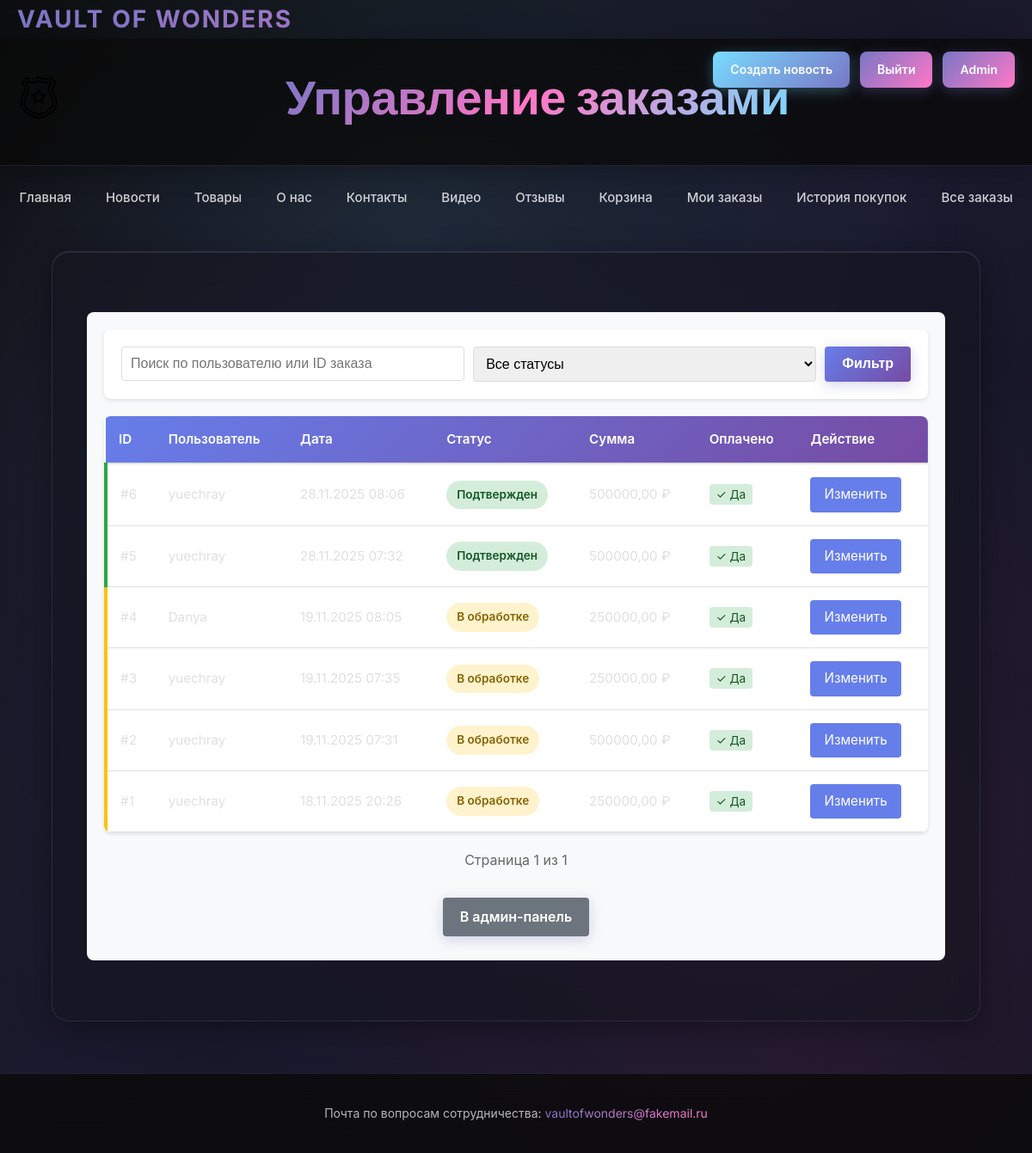
Page /all-orders/ (signed in) on the earlier database version.
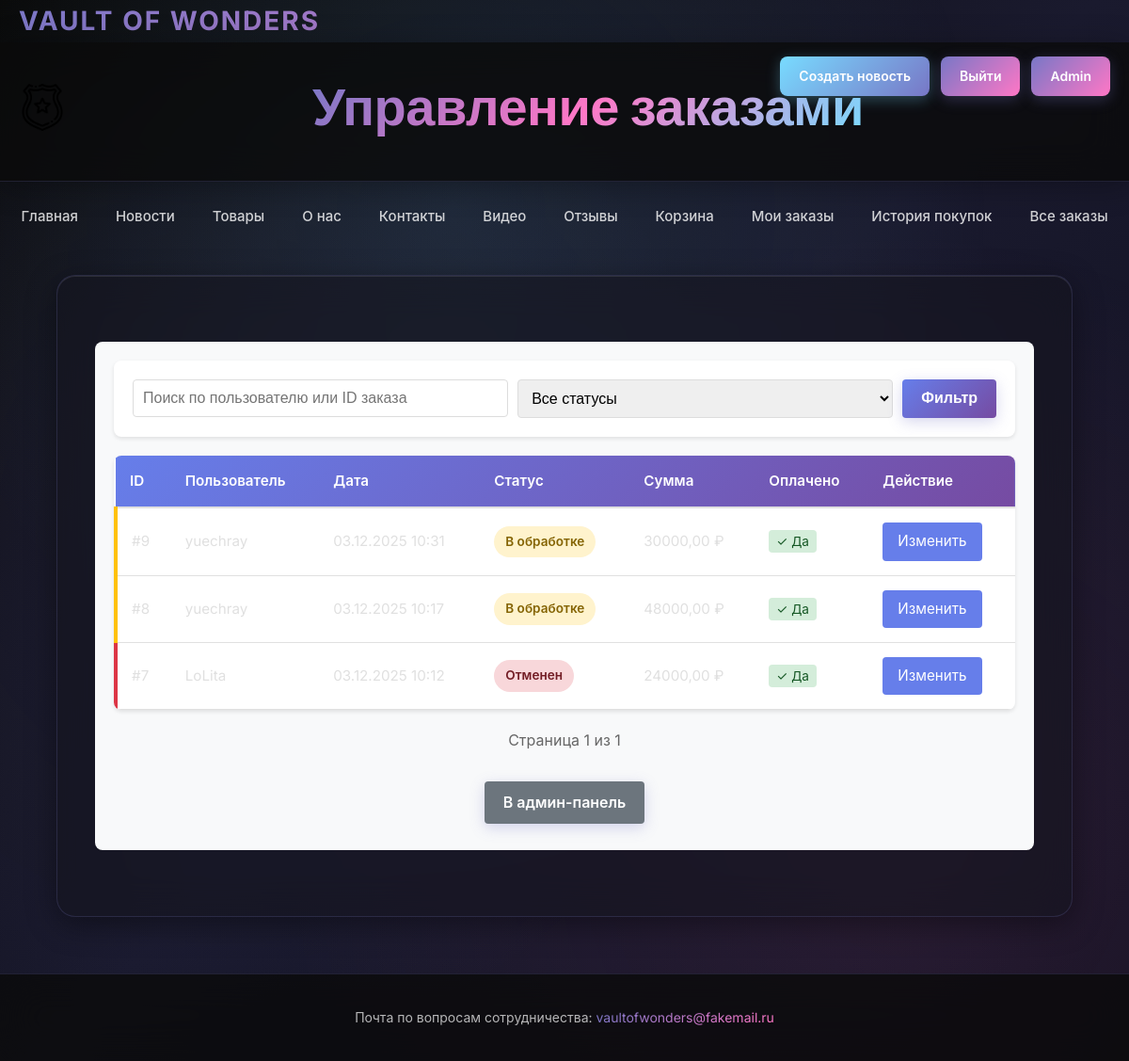
Same page on the later database version.
### app/models.py (models this page shows, shortened)
class Order(models.Model):
    STATUS_CHOICES = [
        ('processing', 'В обработке'),
        ('confirmed', 'Подтвержден'),
        ('completed', 'Завершен'),
        ('cancelled', 'Отменен'),
    ]
    user = models.ForeignKey(User, on_delete=models.CASCADE, verbose_name="Пользователь")
    items = models.ManyToManyField(CartItem, verbose_name="Товары")
    total_price = models.DecimalField('Общая стоимость', max_digits=10, decimal_places=2)
    date_created = models.DateTimeField(default=timezone.now, verbose_name="Дата создания")
    is_paid = models.BooleanField('Оплачен', default=False)
    status = models.CharField('Статус заказа', max_length=20, choices=STATUS_CHOICES, default='processing')
    class Meta:
        verbose_name = "Заказ"
        verbose_name_plural = "Заказы"

### app/views.py (the view)
# urls.py: path('all-orders/', views.all_orders, name='all_orders'),
def all_orders(request):
    if not request.user.is_superuser:
        return redirect('main')
    orders = Order.objects.all().order_by('-date_created')
    search = request.GET.get('search')
    status_filter = request.GET.get('status')
    if search:
        orders = orders.filter(user__username__icontains=search) | orders.filter(id__icontains=search)
    if status_filter:
        orders = orders.filter(status=status_filter)
    paginator = Paginator(orders, 10)
    page_number = request.GET.get("page")
    page_obj = paginator.get_page(page_number)
    context = {
        'page_obj': page_obj,
        'user': request.user,
        'title': 'Все заказы',
        'status_choices': Order.STATUS_CHOICES,
        'current_status': status_filter
    }
    return render(request, 'all_orders.html', context)

### app/templates/all_orders.html (shortened to what this page needs)
{% extends 'base.html' %}
{% load static %}
{% block header %}Управление заказами{% endblock %}
{% block content %}
<link href="{% static 'styles/order_history.css' %}" rel="stylesheet">
<div class="orders-container admin-orders">
    <div class="filters">
        <form method="GET" class="filter-form">
            <div class="filter-group">
                <input type="text" name="search" placeholder="Поиск по пользователю или ID заказа"
                       value="{{ request.GET.search }}" class="filter-input">
            </div>
            <div class="filter-group">
                <select name="status" class="filter-select">
                    <option value="">Все статусы</option>
                </select>
            </div>
            <button type="submit" class="btn btn-primary">Фильтр</button>
        </form>
    </div>
    {% if page_obj %}
        <table class="orders-table admin-table">
            <thead>
                <tr>
                    <th>ID</th>
                    <th>Пользователь</th>
                    <th>Дата</th>
                    <th>Статус</th>
                    <th>Сумма</th>
                    <th>Оплачено</th>
                    <th>Действие</th>
                </tr>
            </thead>
            <tbody>
                {% for order in page_obj %}
                    <tr class="order-row status-{{ order.status }}">
                        <td>#{{ order.id }}</td>
                        <td>{{ order.user.username }}</td>
                        <td>{{ order.date_created|date:"d.m.Y H:i" }}</td>
                        <td>
                            <span class="status-badge status-{{ order.status }}">
                                {{ order.get_status_display }}
                            </span>
                        </td>
                        <td>{{ order.total_price }} ₽</td>
                        <td>
                            {% if order.is_paid %}
                                <span class="paid-badge">✓ Да</span>
                            {% else %}
                                <span class="paid-badge unpaid">✗ Нет</span>
                            {% endif %}
                        </td>
                        <td>
                            <a href="{% url 'change_order_status' order.id %}" class="btn-edit">Изменить</a>
                        </td>
                    </tr>
                {% endfor %}
            </tbody>
        </table>
        <div class="pagination">
            <span class="page-info">
                Страница {{ page_obj.number }} из {{ page_obj.paginator.num_pages }}
            </span>
        </div>
    {% else %}
        <div class="empty-message">
            <p>Заказы не найдены</p>
        </div>
    {% endif %}
    <div class="order-history-footer">
        <a href="{% url 'admin:index' %}" class="btn btn-secondary">В админ-панель</a>
    </div>
</div>
{% endblock %}

Differences in the rows shown:
removed Order: id "6", user.username "yuechray", date_created "28.11.2025 08:06", status "Подтвержден", total_price "500000,00", is_paid "✓ Да"
removed Order: id "5", user.username "yuechray", date_created "28.11.2025 07:32", status "Подтвержден", total_price "500000,00", is_paid "✓ Да"
removed Order: id "4", user.username "Danya", date_created "19.11.2025 08:05", status "В обработке", total_price "250000,00", is_paid "✓ Да"
removed Order: id "3", user.username "yuechray", date_created "19.11.2025 07:35", status "В обработке", total_price "250000,00", is_paid "✓ Да"
removed Order: id "2", user.username "yuechray", date_created "19.11.2025 07:31", status "В обработке", total_price "500000,00", is_paid "✓ Да"
removed Order: id "1", user.username "yuechray", date_created "18.11.2025 20:26", status "В обработке", total_price "250000,00", is_paid "✓ Да"
added Order: id "9", user.username "yuechray", date_created "03.12.2025 10:31", status "В обработке", total_price "30000,00", is_paid "✓ Да"
added Order: id "8", user.username "yuechray", date_created "03.12.2025 10:17", status "В обработке", total_price "48000,00", is_paid "✓ Да"
added Order: id "7", user.username "LoLita", date_created "03.12.2025 10:12", status "Отменен", total_price "24000,00", is_paid "✓ Да"
